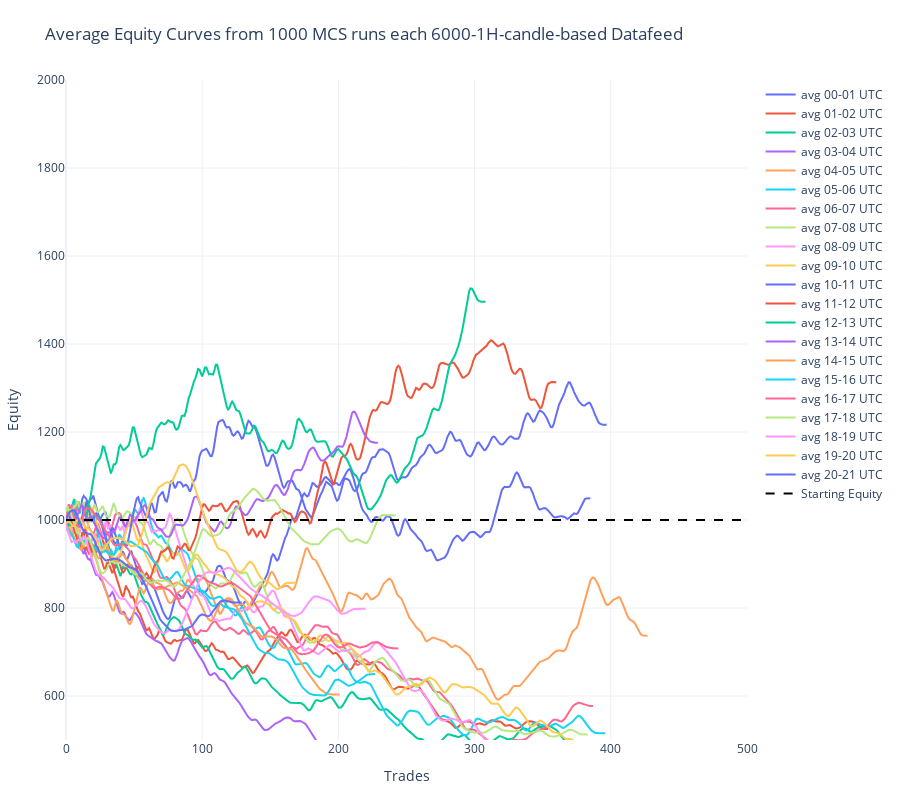

Notebook cell for this chart:
### Code cell
import pandas as pd
import plotly.graph_objects as go

# ----------------------------------------
# 1. LOAD DATA
# ----------------------------------------
file_path = "1HRMRSS_MCS1000 - total.csv"
df = pd.read_csv(file_path)

# ----------------------------------------
# 2. REMOVE UNWANTED COLUMNS
# ----------------------------------------
if "Equity Start" in df.columns:
    df = df.drop(columns=["Equity Start"])
df = df.loc[:, ~df.columns.str.contains("^Unnamed")]

# ----------------------------------------
# 3. DETECT PLOT COLUMNS
# ----------------------------------------
value_columns = df.select_dtypes(include="number").columns.tolist()
if "index" in value_columns:
    value_columns.remove("index")
x_axis = df["index"] if "index" in df.columns else df.index

# ----------------------------------------
# 4. PLOTLY INTERACTIVE GRAPH
# ----------------------------------------
fig = go.Figure()

# Add equity curves
for col in value_columns:
    fig.add_trace(
        go.Scatter(
            x=x_axis,
            y=df[col],
            mode="lines",
            name=col,
            line=dict(width=2)
        )
    )

# Add starting equity line at 1000
fig.add_trace(
    go.Scatter(
        x=[x_axis.min(), min(500, x_axis.max())],  # from 0 to 500 (or max available)
        y=[1000, 1000],
        mode="lines",
        name="Starting Equity",
        line=dict(color="black", width=2, dash="dash")
    )
)

# Update layout
fig.update_layout(
    title="Average Equity Curves from 1000 MCS runs each 6000-1H-candle-based Datafeed",
    xaxis_title="Trades",
    yaxis_title="Equity",
    template="plotly_white",
    hovermode="x unified",
    height=800,
    autosize=True,
    xaxis=dict(range=[0, 500]),
    yaxis=dict(range=[500, 2000]),
    margin=dict(l=60, r=40, t=80, b=60)
)

fig.show()

### Figure 1 — Plotly figure (JSON) as saved in the notebook; plotly's stock layout.template omitted (floating-point values rounded to 4 significant figures; data arrays with more than 128 entries replaced by an {"elided": "..."} marker saying what was removed)
{"data": [{"line": {"width": 2}, "mode": "lines", "name": "avg 00-01 UTC", "type": "scatter", "x": {"elided": "500 int values"}, "y": {"elided": "500 float values"}}, {"line": {"width": 2}, "mode": "lines", "name": "avg 01-02 UTC", "type": "scatter", "x": {"elided": "500 int values"}, "y": {"elided": "500 float values"}}, {"line": {"width": 2}, "mode": "lines", "name": "avg 02-03 UTC", "type": "scatter", "x": {"elided": "500 int values"}, "y": {"elided": "500 float values"}}, {"line": {"width": 2}, "mode": "lines", "name": "avg 03-04 UTC", "type": "scatter", "x": {"elided": "500 int values"}, "y": {"elided": "500 float values"}}, {"line": {"width": 2}, "mode": "lines", "name": "avg 04-05 UTC", "type": "scatter", "x": {"elided": "500 int values"}, "y": {"elided": "500 float values"}}, {"line": {"width": 2}, "mode": "lines", "name": "avg 05-06 UTC", "type": "scatter", "x": {"elided": "500 int values"}, "y": {"elided": "500 float values"}}, {"line": {"width": 2}, "mode": "lines", "name": "avg 06-07 UTC", "type": "scatter", "x": {"elided": "500 int values"}, "y": {"elided": "500 float values"}}, {"line": {"width": 2}, "mode": "lines", "name": "avg 07-08 UTC", "type": "scatter", "x": {"elided": "500 int values"}, "y": {"elided": "500 float values"}}, {"line": {"width": 2}, "mode": "lines", "name": "avg 08-09 UTC", "type": "scatter", "x": {"elided": "500 int values"}, "y": {"elided": "500 float values"}}, {"line": {"width": 2}, "mode": "lines", "name": "avg 09-10 UTC", "type": "scatter", "x": {"elided": "500 int values"}, "y": {"elided": "500 float values"}}, {"line": {"width": 2}, "mode": "lines", "name": "avg 10-11 UTC", "type": "scatter", "x": {"elided": "500 int values"}, "y": {"elided": "500 float values"}}, {"line": {"width": 2}, "mode": "lines", "name": "avg 11-12 UTC", "type": "scatter", "x": {"elided": "500 int values"}, "y": {"elided": "500 float values"}}, {"line": {"width": 2}, "mode": "lines", "name": "avg 12-13 UTC", "type": "scatter", "x": {"elided": "500 int values"}, "y": {"elided": "500 float values"}}, {"line": {"width": 2}, "mode": "lines", "name": "avg 13-14 UTC", "type": "scatter", "x": {"elided": "500 int values"}, "y": {"elided": "500 float values"}}, {"line": {"width": 2}, "mode": "lines", "name": "avg 14-15 UTC", "type": "scatter", "x": {"elided": "500 int values"}, "y": {"elided": "500 float values"}}, {"line": {"width": 2}, "mode": "lines", "name": "avg 15-16 UTC", "type": "scatter", "x": {"elided": "500 int values"}, "y": {"elided": "500 float values"}}, {"line": {"width": 2}, "mode": "lines", "name": "avg 16-17 UTC", "type": "scatter", "x": {"elided": "500 int values"}, "y": {"elided": "500 float values"}}, {"line": {"width": 2}, "mode": "lines", "name": "avg 17-18 UTC", "type": "scatter", "x": {"elided": "500 int values"}, "y": {"elided": "500 float values"}}, {"line": {"width": 2}, "mode": "lines", "name": "avg 18-19 UTC", "type": "scatter", "x": {"elided": "500 int values"}, "y": {"elided": "500 float values"}}, {"line": {"width": 2}, "mode": "lines", "name": "avg 19-20 UTC", "type": "scatter", "x": {"elided": "500 int values"}, "y": {"elided": "500 float values"}}, {"line": {"width": 2}, "mode": "lines", "name": "avg 20-21 UTC", "type": "scatter", "x": {"elided": "500 int values"}, "y": {"elided": "500 float values"}}, {"line": {"color": "black", "dash": "dash", "width": 2}, "mode": "lines", "name": "Starting Equity", "type": "scatter", "x": [0, 499], "y": [1000, 1000]}], "layout": {"autosize": true, "height": 800, "hovermode": "x unified", "margin": {"b": 60, "l": 60, "r": 40, "t": 80}, "title": {"text": "Average Equity Curves from 1000 MCS runs each 6000-1H-candle-based Datafeed"}, "xaxis": {"range": [0, 500], "title": {"text": "Trades"}}, "yaxis": {"range": [500, 2000], "title": {"text": "Equity"}}}}
